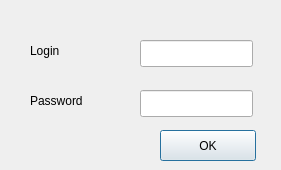
<?xml version="1.0" encoding="UTF-8"?>
<ui version="4.0">
 <class>AuthenticatorWindow</class>
 <widget class="QDialog" name="AuthenticatorWindow">
  <property name="geometry">
   <rect>
    <x>0</x>
    <y>0</y>
    <width>281</width>
    <height>170</height>
   </rect>
  </property>
  <property name="windowTitle">
   <string>Authorization required</string>
  </property>
  <widget class="QPushButton" name="ok_button">
   <property name="geometry">
    <rect>
     <x>160</x>
     <y>130</y>
     <width>96</width>
     <height>31</height>
    </rect>
   </property>
   <property name="text">
    <string>OK</string>
   </property>
  </widget>
  <widget class="QLabel" name="login_label">
   <property name="geometry">
    <rect>
     <x>30</x>
     <y>40</y>
     <width>73</width>
     <height>21</height>
    </rect>
   </property>
   <property name="text">
    <string>Login</string>
   </property>
  </widget>
  <widget class="QLabel" name="passwd_label">
   <property name="geometry">
    <rect>
     <x>30</x>
     <y>90</y>
     <width>73</width>
     <height>21</height>
    </rect>
   </property>
   <property name="text">
    <string>Password</string>
   </property>
  </widget>
  <widget class="QLineEdit" name="login_edit">
   <property name="geometry">
    <rect>
     <x>140</x>
     <y>40</y>
     <width>113</width>
     <height>27</height>
    </rect>
   </property>
  </widget>
  <widget class="QLineEdit" name="passwd_edit">
   <property name="geometry">
    <rect>
     <x>140</x>
     <y>90</y>
     <width>113</width>
     <height>27</height>
    </rect>
   </property>
  </widget>
 </widget>
 <resources/>
 <connections/>
</ui>
